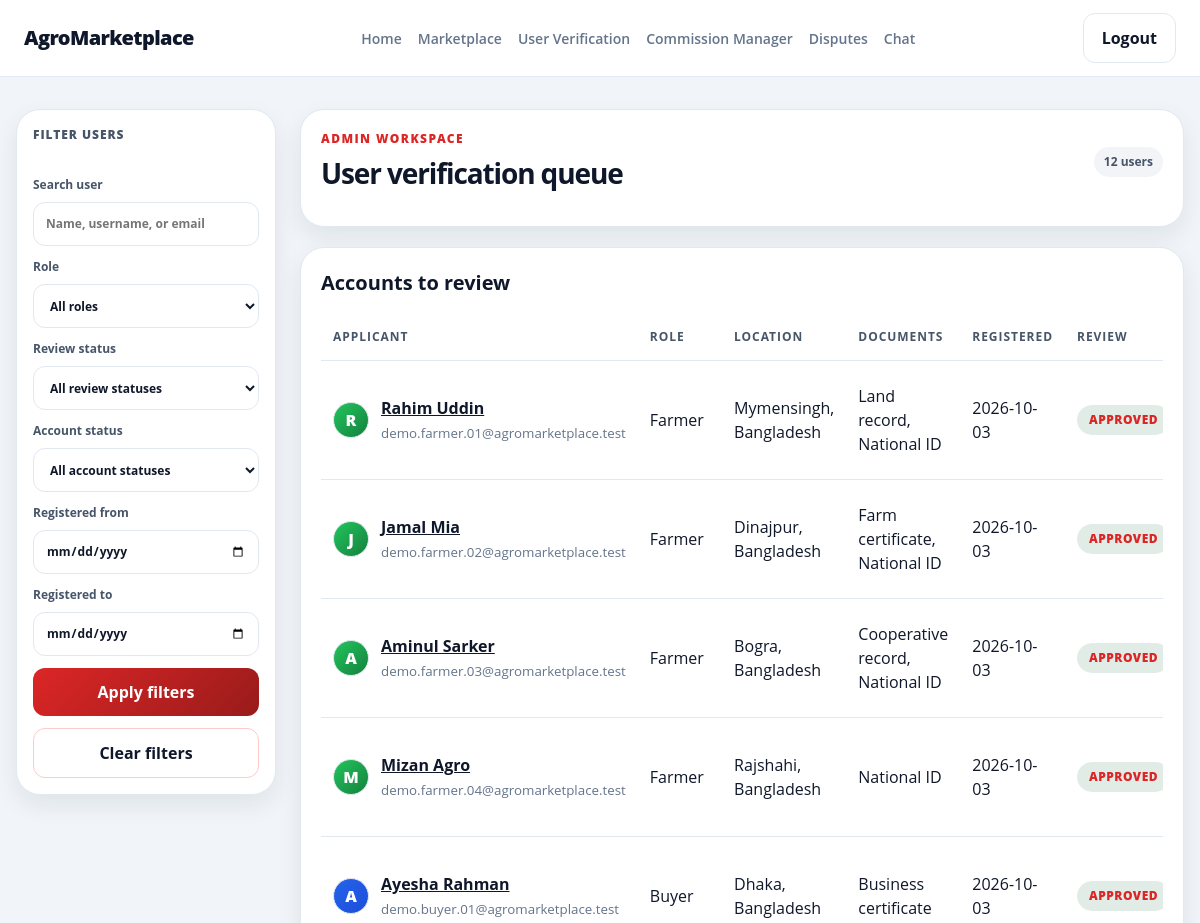
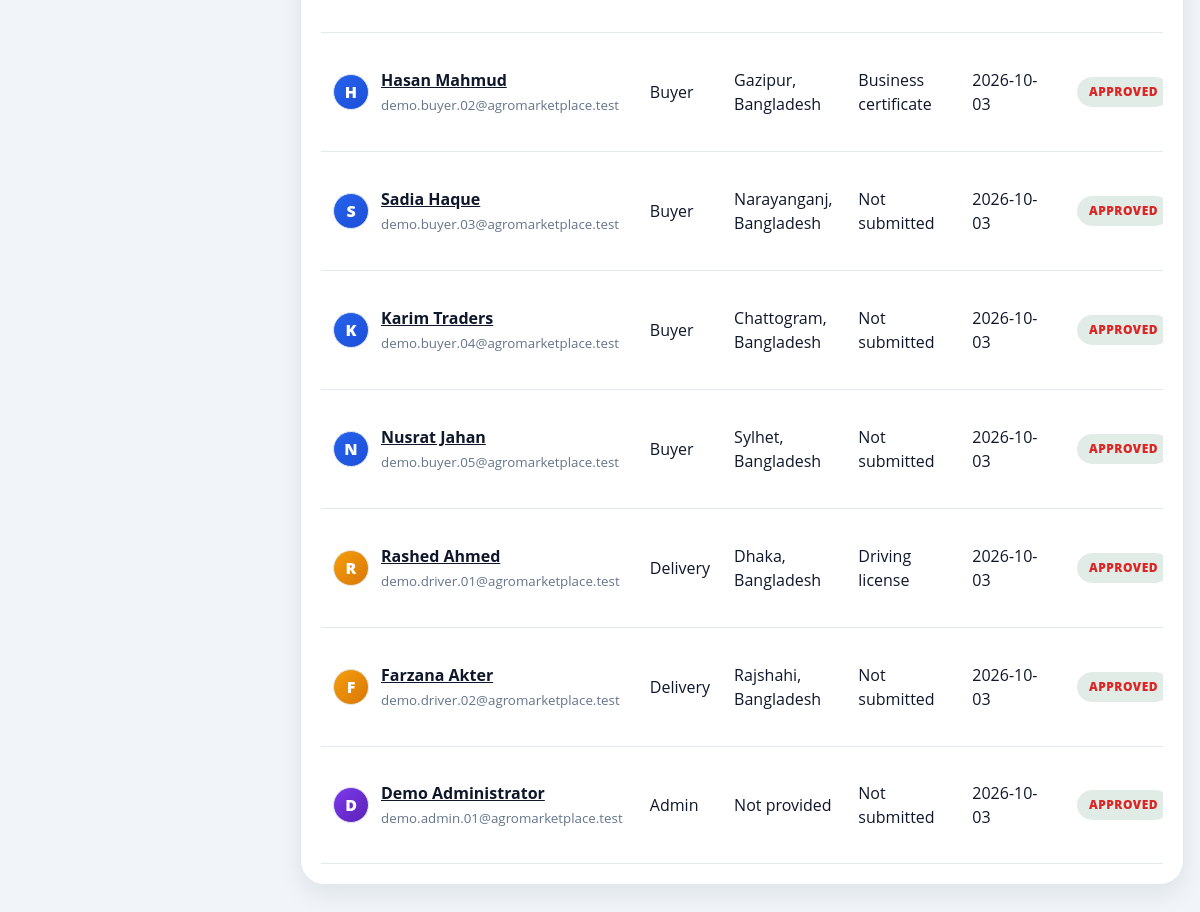
Screenshot of /admin/user-verification.php (signed in) with the database file from the repository (2 pictures, top to bottom).
### tables this page shows
CREATE TABLE `users` (
  `id` bigint UNSIGNED NOT NULL,
  `role` enum('buyer','farmer','delivery','admin') NOT NULL,
  `username` varchar(80) NOT NULL,
  `password` varchar(255) NOT NULL,
  `email` varchar(254) NOT NULL,
  `fullname` varchar(150) DEFAULT NULL,
  `phone` varchar(32) DEFAULT NULL,
  `address` text,
  `profile_description` text,
  `market_preferences` varchar(255) DEFAULT NULL,
  `business_name` varchar(180) DEFAULT NULL,
  `preferred_buying_category` varchar(100) DEFAULT NULL,
  `typical_order_volume` varchar(80) DEFAULT NULL,
  `land_area` varchar(80) DEFAULT NULL,
  `primary_crops` text,
  `verification_documents` text,
  `vehicle_capacity` varchar(100) DEFAULT NULL,
  `vehicle_license_plate` varchar(32) DEFAULT NULL,
  `account_status` enum('pending','active','suspended','closed') NOT NULL DEFAULT 'active',
  `created_at` timestamp NOT NULL DEFAULT CURRENT_TIMESTAMP,
  `updated_at` timestamp NOT NULL DEFAULT CURRENT_TIMESTAMP ON UPDATE CURRENT_TIMESTAMP
);

### database/app.php (called while the page is built, shortened)
<?php
require_once __DIR__ . '/connection.php';
function app_db(): PDO
{
    $connection = Database::getInstance()->getConnection();
    return $connection;
}
function app_database(): Database
{
    return Database::getInstance();
}
function escape_html(?string $value): string
{
    return htmlspecialchars($value ?? '', ENT_QUOTES, 'UTF-8');
}

### database/connection.php (called while the page is built, shortened)
<?php
class Database
{
    private static ?Database $instance = null;
    private ?PDO $conn = null;
    private function __construct()
    {
        $host = 'localhost';
        $port = '3306';
        $user = 'root';
        $pass = 'root';
        $database = 'agromarketplace';
        $charset = "utf8mb4";
        $dsn = "mysql:host=$host;port=$port;dbname=$database;charset=$charset";
        try {
            $this->conn = new PDO($dsn, $user, $pass, [
                PDO::ATTR_ERRMODE            => PDO::ERRMODE_EXCEPTION,
                PDO::ATTR_DEFAULT_FETCH_MODE => PDO::FETCH_ASSOC,
                PDO::ATTR_EMULATE_PREPARES   => false,
            ]);
        } catch (PDOException $e) {
            $this->conn = null;
            error_log("Database connection failed: " . $e->getMessage());
        }
    }
    public static function getInstance(): Database
    {
        if (self::$instance === null) {
            self::$instance = new Database();
        }
        return self::$instance;
    }
    public function getAdminUsers(array $filters): array
    {
        $conditions = [];
        $parameters = [];
        $where = $conditions === [] ? '' : 'WHERE ' . implode(' AND ', $conditions);
        $having = $filters['review_status'] === '' ? '' : 'HAVING review_status = :review_status';
        $statement = $this->conn->prepare(
            "SELECT u.id, u.role, u.username, u.email, u.fullname, u.address, u.verification_documents,
                    u.account_status, u.created_at,
                    COUNT(v.id) AS document_count,
                    COALESCE(NULLIF(GROUP_CONCAT(DISTINCT v.document_type ORDER BY v.document_type SEPARATOR ', '), ''),
                             NULLIF(u.verification_documents, ''), 'Not submitted') AS documents,
                    CASE u.account_status
                      WHEN 'pending' THEN 'pending'
                      WHEN 'closed' THEN 'rejected'
                      ELSE 'approved'
                    END AS review_status
             FROM users u
             LEFT JOIN user_verifications v ON v.user_id = u.id
             $where
             GROUP BY u.id
             $having
             ORDER BY (review_status = 'pending') DESC, u.created_at DESC"
        );
        $statement->execute($parameters);
        return $statement->fetchAll();
    }
}

### admin/user-verification.php (the view, shortened to what this page needs)
<?php
require_once __DIR__ . '/../database/app.php';
$database = app_database();
$roleOptions = ['buyer', 'farmer', 'delivery', 'admin'];
$reviewOptions = ['pending', 'approved', 'rejected'];
$accountOptions = ['pending', 'active', 'suspended', 'closed'];
$searchQuery = $_GET['q'] ?? '';
$filters = [
  'q' => is_string($searchQuery) ? trim($searchQuery) : '',
  'role' => $_GET['role'] ?? '',
  'review_status' => $_GET['review_status'] ?? '',
  'account_status' => $_GET['account_status'] ?? '',
  'date_from' => $_GET['date_from'] ?? '',
  'date_to' => $_GET['date_to'] ?? '',
];
$filters['role'] = in_array($filters['role'], $roleOptions, true) ? $filters['role'] : '';
$filters['review_status'] = in_array($filters['review_status'], $reviewOptions, true) ? $filters['review_status'] : '';
$filters['account_status'] = in_array($filters['account_status'], $accountOptions, true) ? $filters['account_status'] : '';
$filters['date_from'] = is_string($filters['date_from']) && preg_match('/^\d{4}-\d{2}-\d{2}$/', $filters['date_from']) ? $filters['date_from'] : '';
$filters['date_to'] = is_string($filters['date_to']) && preg_match('/^\d{4}-\d{2}-\d{2}$/', $filters['date_to']) ? $filters['date_to'] : '';
$users = $database->getAdminUsers($filters);
?>
<!doctype html>
<html lang="en">
<head>
  <link rel="stylesheet" href="../colors.css">
  <link rel="stylesheet" href="../header.css">
  <link rel="stylesheet" href="admin.css">
</head>
<body>
  <header class="site-header">
    <div class="site-header-inner">
      <a class="brand" href="../index.php">AgroMarketplace</a>
      <nav class="nav" aria-label="Admin navigation">
        <a class="nav-link" href="index.php">Home</a>
        <a class="nav-link" href="marketplace.php">Marketplace</a>
        <a class="nav-link" href="user-verification.php">User Verification</a>
        <a class="nav-link" href="commission-manager.php">Commission Manager</a>
        <a class="nav-link" href="disputes.php">Disputes</a>
        <a class="nav-link" href="chat.php">Chat</a>
      </nav>
      <div class="site-header-actions">
        <a class="btn btn-ghost" href="../auth/logout.php">Logout</a>
      </div>
    </div>
  </header>
  <main class="page-shell">
    <div class="admin-layout">
      <aside class="admin-sidebar" aria-label="Verification filters">
        <form class="sidebar-block" method="get" action="user-verification.php">
          <p class="filter-heading">Filter users</p>
          <label class="search-filter-group">
            <span>Search user</span>
            <input type="search" name="q" value="<?= escape_html($filters['q']) ?>" placeholder="Name, username, or email">
          </label>
          <label class="date-filter-group">
            <span>Role</span>
            <select name="role">
              <option value="">All roles</option>
            </select>
          </label>
          <label class="date-filter-group">
            <span>Review status</span>
            <select name="review_status">
              <option value="">All review statuses</option>
            </select>
          </label>
          <label class="date-filter-group">
            <span>Account status</span>
            <select name="account_status">
              <option value="">All account statuses</option>
            </select>
          </label>
          <label class="date-filter-group">
            <span>Registered from</span>
            <input type="date" name="date_from" value="<?= escape_html($filters['date_from']) ?>">
          </label>
          <label class="date-filter-group">
            <span>Registered to</span>
            <input type="date" name="date_to" value="<?= escape_html($filters['date_to']) ?>">
          </label>
          <button class="button button-primary" type="submit">Apply filters</button>
          <a class="button button-secondary" href="user-verification.php">Clear filters</a>
        </form>
      </aside>
      <section class="content-area">
        <section class="panel">
          <div class="page-head">
            <div>
              <p class="eyebrow">Admin workspace</p>
              <h1 class="page-title">User verification queue</h1>
            </div>
            <span class="pill pill-muted"><?= count($users) ?> users</span>
          </div>
        </section>
        <section class="panel">
          <div class="section-header">
            <h2>Accounts to review</h2>
          </div>
          <div class="table-wrap">
            <table class="data-table">
              <thead>
                <tr>
                  <th>Applicant</th>
                  <th>Role</th>
                  <th>Location</th>
                  <th>Documents</th>
                  <th>Registered</th>
                  <th>Review</th>
                </tr>
              </thead>
              <tbody>
                <?php foreach ($users as $user): ?>
                <?php
                  $roleClass = in_array($user['role'], ['buyer', 'farmer', 'delivery', 'admin'], true) ? $user['role'] : 'buyer';
                  $reviewClass = $user['review_status'] === 'approved' ? 'status-approved' : ($user['review_status'] === 'rejected' ? 'status-rejected' : 'status-pending');
                ?>
                <tr>
                  <td>
                    <div class="user-cell">
                      <span class="avatar avatar-<?= escape_html($roleClass) ?>"><?= escape_html(strtoupper(substr($user['fullname'] ?: $user['username'], 0, 1))) ?></span>
                      <div>
                        <a class="profile-link" href="user-profile.php?id=<?= (int) $user['id'] ?>"><strong><?= escape_html($user['fullname'] ?: $user['username']) ?></strong></a>
                        <small><?= escape_html($user['email']) ?></small>
                      </div>
                    </div>
                  </td>
                  <td><?= escape_html(ucfirst($user['role'])) ?></td>
                  <td><?= escape_html($user['address'] ?: 'Not provided') ?></td>
                  <td><?= escape_html($user['documents']) ?></td>
                  <td><?= escape_html(date('Y-m-d', strtotime($user['created_at']))) ?></td>
                  <td><span class="status-badge <?= $reviewClass ?>"><?= escape_html(ucfirst($user['review_status'])) ?></span></td>
                </tr>
                <?php endforeach; ?>
              </tbody>
            </table>
          </div>
        </section>
      </section>
    </div>
  </main>
</body>
</html>

### colors.css (style rules this page uses)
:root { --color-buyer-primary: #f97316; --color-buyer-dark: #c2410c; --color-buyer-light-bg: #fff7ed; --color-buyer-border: #fed7aa; --color-farmer-primary: #16a34a; --color-farmer-dark: #166534; --color-farmer-light-bg: #f0fdf4; --color-farmer-border: #bbf7d0; --color-admin-primary: #dc2626; --color-admin-dark: #991b1b; --color-admin-light-bg: #fef2f2; --color-admin-border: #fecaca; --color-delivery-primary: #7c3aed; --color-delivery-dark: #5b21b6; --color-delivery-light-bg: #f5f3ff; --color-delivery-border: #ddd6fe; --color-background: #f8fafc; --color-page-bg: #f1f5f9; --color-card-bg: #ffffff; --color-sidebar-bg: #f8fafc; --color-text: #0f172a; --color-text-soft: #475569; --color-muted: #64748b; --color-border: #e2e8f0; --color-border-strong: #cbd5e1; --color-white: #ffffff; --color-success: #16a34a; --color-warning: #f59e0b; --color-danger: #dc2626; --color-shadow: transparent; --outer-shadow: rgba(15, 23, 42, 0.08); --container-xl: 1200px; --container-lg: 1080px; --radius-sm: 10px; --radius-md: 16px; --radius-lg: 24px; --radius-xl: 32px; --space-1: 4px; --space-2: 8px; --space-3: 12px; --space-4: 16px; --space-5: 20px; --space-6: 24px; --space-8: 32px; --space-10: 40px; --space-12: 48px; --space-16: 64px; }
html { font-family: "Open Sans", sans-serif; }
* { box-sizing:border-box }
body { margin:0;background:var(--color-page-bg);color:var(--color-text);line-height:1.5 }
a { color:inherit }
button, input, select { font: inherit; }

### header.css (style rules this page uses)
.site-header { position: sticky; top: 0; z-index: 10; background: rgba(255, 255, 255, 0.94); backdrop-filter: blur(10px); border-bottom: 1px solid var(--color-border); }
.site-header-inner { max-width: var(--container-xl); min-height: var(--header-height, 76px); margin: 0 auto; padding: 0 24px; display: flex; align-items: center; justify-content: space-between; gap: 16px; }
.brand { text-decoration: none; color: var(--color-text); font-size: 20px; font-weight: 800; letter-spacing: -0.03em; }
.nav { display: flex; align-items: center; gap: 16px; flex-wrap: wrap; }
.nav-link { color: var(--color-muted); text-decoration: none; font-size: 14px; font-weight: 600; transition: color 0.2s ease; }
.site-header-actions { display: flex; align-items: center; gap: 12px; }
.avatar { width: 32px; height: 32px; object-fit: cover; border-radius: 50%; border: 1px solid var(--color-border); background: var(--color-card-bg); display: block; }

### rows the page displays
users: fullname "R", fullname "Rahim Uddin", email "demo.farmer.01@agromarketplace.test", role "Farmer", address "Mymensingh, Bangladesh", documents "Land record, National ID", created_at "2026-10-03", review_status "APPROVED"
users: fullname "J", fullname "Jamal Mia", email "demo.farmer.02@agromarketplace.test", role "Farmer", address "Dinajpur, Bangladesh", documents "Farm certificate, National ID", created_at "2026-10-03", review_status "APPROVED"
users: fullname "A", fullname "Aminul Sarker", email "demo.farmer.03@agromarketplace.test", role "Farmer", address "Bogra, Bangladesh", documents "Cooperative record, National ID", created_at "2026-10-03", review_status "APPROVED"
users: fullname "M", fullname "Mizan Agro", email "demo.farmer.04@agromarketplace.test", role "Farmer", address "Rajshahi, Bangladesh", documents "National ID", created_at "2026-10-03", review_status "APPROVED"
users: fullname "A", fullname "Ayesha Rahman", email "demo.buyer.01@agromarketplace.test", role "Buyer", address "Dhaka, Bangladesh", documents "Business certificate", created_at "2026-10-03", review_status "APPROVED"
users: fullname "H", fullname "Hasan Mahmud", email "demo.buyer.02@agromarketplace.test", role "Buyer", address "Gazipur, Bangladesh", documents "Business certificate", created_at "2026-10-03", review_status "APPROVED"
users: fullname "S", fullname "Sadia Haque", email "demo.buyer.03@agromarketplace.test", role "Buyer", address "Narayanganj, Bangladesh", documents "Not submitted", created_at "2026-10-03", review_status "APPROVED"
users: fullname "K", fullname "Karim Traders", email "demo.buyer.04@agromarketplace.test", role "Buyer", address "Chattogram, Bangladesh", documents "Not submitted", created_at "2026-10-03", review_status "APPROVED"
users: fullname "N", fullname "Nusrat Jahan", email "demo.buyer.05@agromarketplace.test", role "Buyer", address "Sylhet, Bangladesh", documents "Not submitted", created_at "2026-10-03", review_status "APPROVED"
users: fullname "R", fullname "Rashed Ahmed", email "demo.driver.01@agromarketplace.test", role "Delivery", address "Dhaka, Bangladesh", documents "Driving license", created_at "2026-10-03", review_status "APPROVED"
users: fullname "F", fullname "Farzana Akter", email "demo.driver.02@agromarketplace.test", role "Delivery", address "Rajshahi, Bangladesh", documents "Not submitted", created_at "2026-10-03", review_status "APPROVED"
users: fullname "D", fullname "Demo Administrator", email "demo.admin.01@agromarketplace.test", role "Admin", address "Not provided", documents "Not submitted", created_at "2026-10-03", review_status "APPROVED"

### other values shown
count($users) "12"
